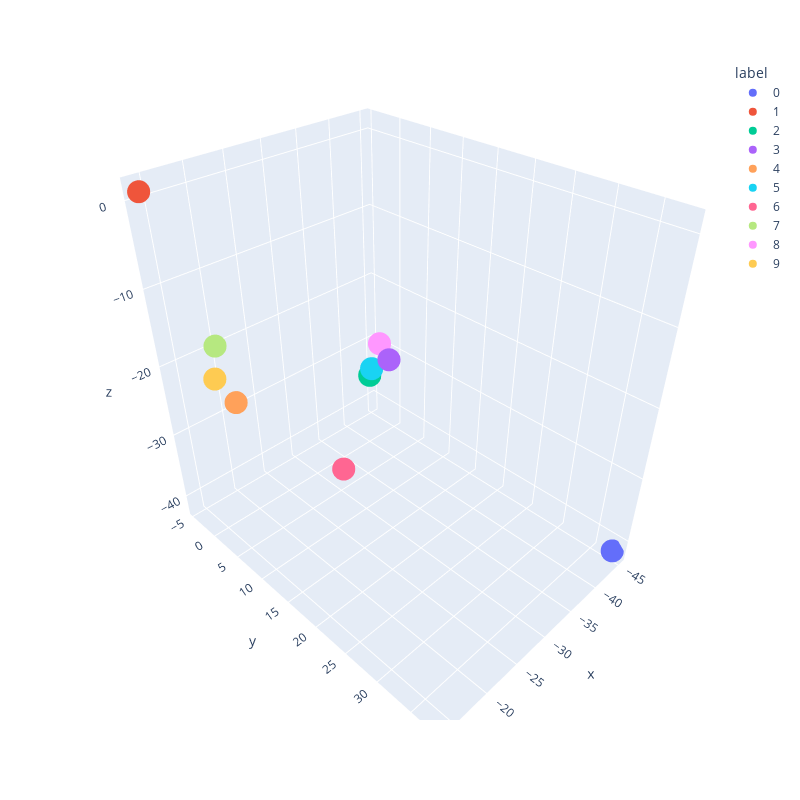

Notebook code for this chart:
### Code cell
# Plot the avg latent vectors
if LATENT_DIM == 2:
    fig = px.scatter(avg_df, x='x', y='y', color='label', hover_data={'x':False, 'y':False, 'label':True}, width=800, height=800)
elif LATENT_DIM == 3:
    fig = px.scatter_3d(avg_df, x='x', y='y', z='z', color='label', hover_data={'x':False, 'y':False, 'z':False, 'label':True}, width=800, height=800)
fig.show()

### Figure 1 — Plotly figure (JSON) as saved in the notebook; plotly's stock layout.template omitted (floating-point values rounded to 4 significant figures)
{"data": [{"customdata": [["0"]], "hovertemplate": "label=%{customdata[0]}<extra></extra>", "legendgroup": "0", "marker": {"color": "#636efa", "symbol": "circle"}, "mode": "markers", "name": "0", "scene": "scene", "showlegend": true, "type": "scatter3d", "x": [-45.27], "y": [37.74], "z": [-41.89]}, {"customdata": [["1"]], "hovertemplate": "label=%{customdata[0]}<extra></extra>", "legendgroup": "1", "marker": {"color": "#EF553B", "symbol": "circle"}, "mode": "markers", "name": "1", "scene": "scene", "showlegend": true, "type": "scatter3d", "x": [-13.87], "y": [-4.321], "z": [1.037]}, {"customdata": [["2"]], "hovertemplate": "label=%{customdata[0]}<extra></extra>", "legendgroup": "2", "marker": {"color": "#00cc96", "symbol": "circle"}, "mode": "markers", "name": "2", "scene": "scene", "showlegend": true, "type": "scatter3d", "x": [-32.48], "y": [8.533], "z": [-23.76]}, {"customdata": [["3"]], "hovertemplate": "label=%{customdata[0]}<extra></extra>", "legendgroup": "3", "marker": {"color": "#ab63fa", "symbol": "circle"}, "mode": "markers", "name": "3", "scene": "scene", "showlegend": true, "type": "scatter3d", "x": [-30.17], "y": [14.31], "z": [-17.78]}, {"customdata": [["4"]], "hovertemplate": "label=%{customdata[0]}<extra></extra>", "legendgroup": "4", "marker": {"color": "#FFA15A", "symbol": "circle"}, "mode": "markers", "name": "4", "scene": "scene", "showlegend": true, "type": "scatter3d", "x": [-16.35], "y": [3.992], "z": [-21.87]}, {"customdata": [["5"]], "hovertemplate": "label=%{customdata[0]}<extra></extra>", "legendgroup": "5", "marker": {"color": "#19d3f3", "symbol": "circle"}, "mode": "markers", "name": "5", "scene": "scene", "showlegend": true, "type": "scatter3d", "x": [-30.0], "y": [11.61], "z": [-20.15]}, {"customdata": [["6"]], "hovertemplate": "label=%{customdata[0]}<extra></extra>", "legendgroup": "6", "marker": {"color": "#FF6692", "symbol": "circle"}, "mode": "markers", "name": "6", "scene": "scene", "showlegend": true, "type": "scatter3d", "x": [-20.81], "y": [16.73], "z": [-26.56]}, {"customdata": [["7"]], "hovertemplate": "label=%{customdata[0]}<extra></extra>", "legendgroup": "7", "marker": {"color": "#B6E880", "symbol": "circle"}, "mode": "markers", "name": "7", "scene": "scene", "showlegend": true, "type": "scatter3d", "x": [-18.75], "y": [-2.865], "z": [-18.54]}, {"customdata": [["8"]], "hovertemplate": "label=%{customdata[0]}<extra></extra>", "legendgroup": "8", "marker": {"color": "#FF97FF", "symbol": "circle"}, "mode": "markers", "name": "8", "scene": "scene", "showlegend": true, "type": "scatter3d", "x": [-34.21], "y": [8.524], "z": [-20.01]}, {"customdata": [["9"]], "hovertemplate": "label=%{customdata[0]}<extra></extra>", "legendgroup": "9", "marker": {"color": "#FECB52", "symbol": "circle"}, "mode": "markers", "name": "9", "scene": "scene", "showlegend": true, "type": "scatter3d", "x": [-15.15], "y": [2.305], "z": [-18.91]}], "layout": {"height": 800, "legend": {"title": {"text": "label"}, "tracegroupgap": 0}, "margin": {"t": 60}, "scene": {"domain": {"x": [0, 1], "y": [0, 1]}, "xaxis": {"title": {"text": "x"}}, "yaxis": {"title": {"text": "y"}}, "zaxis": {"title": {"text": "z"}}}, "width": 800}}
